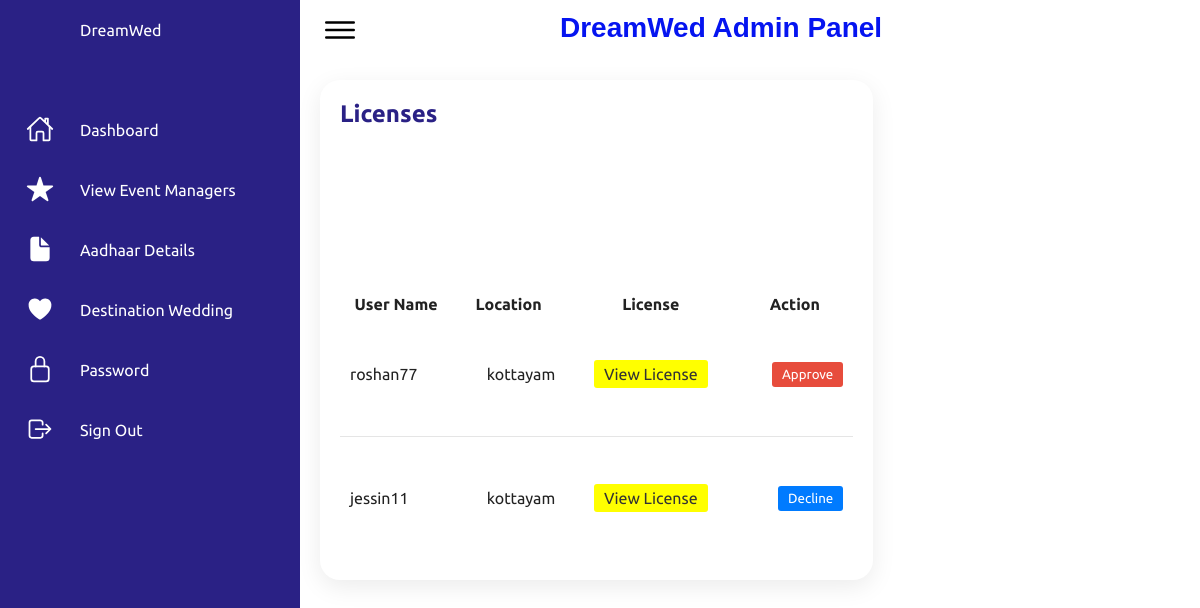
The app's page /myadmin/licenses/ (signed in), older data.
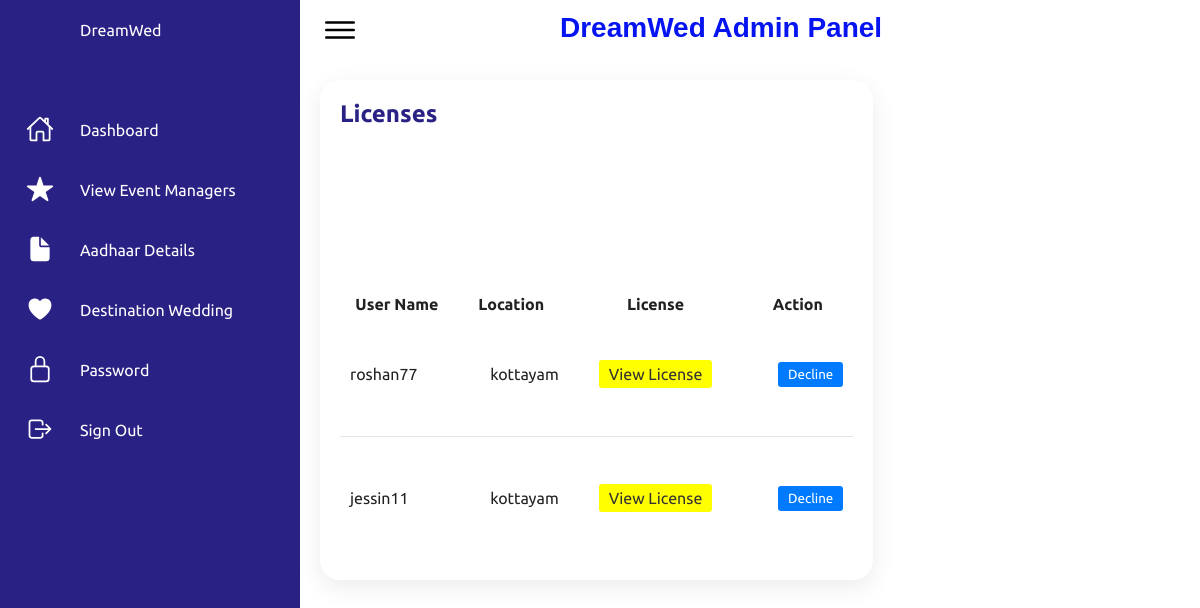
The same page, newer data.
### destmanager/models.py (models this page shows, shortened)
class License(models.Model):
    user = models.OneToOneField(settings.AUTH_USER_MODEL, on_delete=models.CASCADE)
    license_file = models.FileField(upload_to='licenses/')
    is_valid = models.BooleanField(default=False)
    first_name = models.CharField(max_length=255)
    middle_name = models.CharField(max_length=255, blank=True, null=True)
    last_name = models.CharField(max_length=255)
    gender_choices = [
        ('M', 'Male'),
        ('F', 'Female'),
    ]
    gender = models.CharField(max_length=1, choices=gender_choices)
    dob = models.DateField()  # Default to today's date
    phone = models.CharField(max_length=15)

### myadmin/models.py (models this page shows, shortened)
class EventManager(models.Model):
    user = models.ForeignKey(User, on_delete=models.CASCADE)
    location = models.CharField(max_length=100)

### myadmin/views.py (the view)
# urls.py: path('licenses/', views.license_list, name='license_list'),
@never_cache
@login_required(login_url='accounts:login')
def license_list(request):
    licenses = License.objects.select_related('user').all()
    for license in licenses:
        license.user.eventmanager = license.user.eventmanager_set.first()
    return render(request, 'myadmin/license_list.html', {'licenses': licenses})

### myadmin/templates/myadmin/license_list.html (shortened to what the changed rows need)
{% load static %}
<!DOCTYPE html>
<html lang="en">
<head>
    <link rel="stylesheet" href="{% static 'css/styleadmin.css' %}">
</head>
<body>
    <div class="container">
        <div class="main">
            <div class="topbar">
                <div class="search">
                    <label>
                        <h1 style="font-size: 28px; margin-bottom: 5px; color: #0514f0; font-family: Arial, sans-serif;">DreamWed Admin Panel</h1>
                    </label>
                </div>
            </div>
<div class="details">
    <div class="recentOrders">
        <div class="cardHeader">
            <h2>Licenses</h2>
        </div>
        <table>
            {% if licenses %}
                <thead>
                    <tr>
                        <th>User Name</th>
                        <th>Location</th>
                        <th>License</th>
                        <th>Action</th>
                    </tr>
                </thead>
                <tbody>
                    {% for license in licenses %}
                    <tr>
                        <td>{{ license.user.username }}</td>
                        <td>
                            {% if license.user.eventmanager %}
                                {{ license.user.eventmanager.location }}
                            {% else %}
                                N/A
                            {% endif %}
                        </td>
                        <td><a href="{{ license.license_file.url }}" target="_blank" class="view-more-link">View License</a></td>
                        <td>
                            {% if license.is_valid %}
                                <form action="{% url 'myadmin:decline_license' license.id %}" method="post">
                                    <button type="submit" class="unsuspend-button">Decline</button>
                                </form>
                            {% else %}
                                <form action="{% url 'myadmin:approve_license' license.id %}" method="post">
                                    <button type="submit" class="suspend-button">Approve</button>
                                </form>
                            {% endif %}
                        </td>
                    </tr>
                    {% endfor %}
                </tbody>
            {% else %}
                <tbody>
                    <tr style="text-align: center;">
                        <td colspan="8">.........................Sorry,No records found..........................................................................</td>
                    </tr>
                </tbody>
            {% endif %}
        </table>
    </div>
</div>
    </div>
</body>
</html>

Row changes from the older to the newer data that the page shows:
changed License "roshan77": is_valid "Approve" → "Decline"
